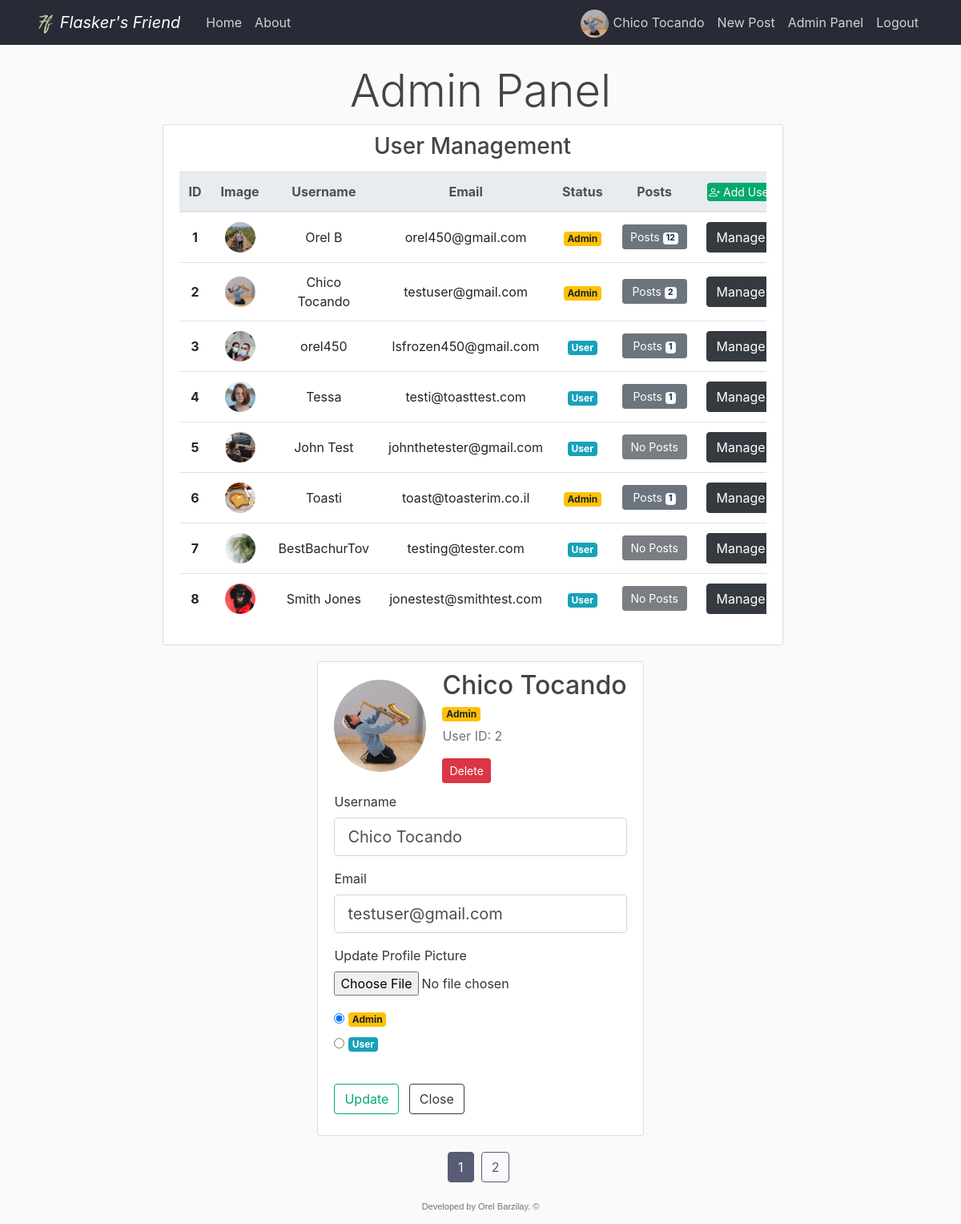
The page /panel/manage_user/2 (signed in) on the database its author committed.
### flaskblog/models.py (models this page shows, shortened)
class User(db.Model, UserMixin):
    id = db.Column(db.Integer, primary_key=True)
    username = db.Column(db.String(20), unique=True, nullable=False)
    email = db.Column(db.String(120), unique=True, nullable=False)
    image_file = db.Column(db.String(20), nullable=False, default='default.jpg')
    password = db.Column(db.String(60), nullable=False)
    admin = db.Column(db.Integer, nullable=False, default=0)  # Self Added
    posts = db.relationship('Post', backref='author', lazy=True)  # Here we refer the post class
    liked = db.relationship('PostLike', foreign_keys='PostLike.user_id', backref='user', lazy='dynamic')
    disliked = db.relationship('PostDislike', foreign_keys='PostDislike.user_id', backref='user', lazy='dynamic')
    saved = db.relationship('PostSave', foreign_keys='PostSave.user_id', backref='user', lazy='dynamic')

### flaskblog/admin/routes.py (the view)
@admin.route("/panel/manage_user/<int:user_id>", methods=['GET', 'POST'])
@admin_auth
def manage_user(user_id):
    page = request.args.get('page', 1, type=int)
    user = User.query.get_or_404(user_id)
    form = ManageUserForm(user)
    users = User.query.filter_by(id=User.id).paginate(page=page, per_page=users_per_page)
    if form.validate_on_submit():
        if form.picture.data:
            picture_file = save_user_picture(user, form.picture.data)
            user.image_file = picture_file
        user.username = form.username.data
        user.email = form.email.data.lower()
        if form.admin.data == 'Admin':
            user.admin = True
        elif form.admin.data == 'User' and user != current_user:
            if user.id != 1:
                user.admin = False
            else:
                flash("You cannot change the founder's status!", 'danger')
                return redirect(url_for('admin.admin_panel', page=page))
        else:
            flash('You cannot change your own status!', 'danger')
            return redirect(url_for('admin.admin_panel', page=page))
        db.session.commit()
        flash('This account has been updated!', 'success')
        return redirect(url_for('admin.admin_panel', page=page))
    elif request.method == 'GET':
        form.username.data = user.username
        form.email.data = user.email
        if user.admin:
            form.admin.data = 'Admin'
        else:
            form.admin.data = 'User'
    image_file = url_for('static', filename=f'profile_pics/{user.image_file}')
    return render_template('admin/manage_user.html', title='Admin Panel', user=user, users=users,
                           image_file=image_file, per_page=users_per_page, form=form, Post=Post())

### flaskblog/admin/forms.py (shortened to what this page needs)
class ManageUserForm(FlaskForm):
    username = StringField('Username', validators=[DataRequired(), Length(min=2, max=20)])
    email = StringField('Email', validators=[DataRequired(), Email()])
    picture = FileField('Update Profile Picture', validators=[FileAllowed(['jpg', 'png'])])
    admin = RadioField('Admin', choices=['Admin', 'User'])
    submit = SubmitField('Update')
    def __init__(self, user):  # Passing the user attr from view to form
        super().__init__()
        self.user = user

### flaskblog/admin/utils.py (called while the page is built)
def admin_auth(func):
    @wraps(func)
    @login_required
    def wrapper(*args, **kwargs):
        if current_user.admin:
            return func(*args, **kwargs)
        return abort(403)
    return wrapper

### flaskblog/models.py (called while the page is built)
@login_manager.user_loader
def load_user(user_id):
    return User.query.get(int(user_id))

### flaskblog/templates/admin/manage_user.html (shortened to what this page needs)
{% extends "admin/admin_panel.html" %}
{% block sidebar %}
<div class="content-section">
    <form method="POST" action="" enctype="multipart/form-data">
        <fieldset class="form-group">
          <div class="media">
            <img class="rounded-circle user-manager-account-img text-center" src="{{ image_file }}">
            <div class="media-body">
              <h2 class="account-heading">{{ user.username }}</h2>
              {% if user.admin %}
                <span class="badge badge-warning align-top">Admin</span>
              {% else %}
                <span class="badge badge-info align-top">User</span>
              {% endif %}
              <p class="text-secondary">User ID: {{ user.id }}</p>
              <button type="button" class="btn btn-danger btn-sm" data-toggle="modal" data-target="#deleteModal">Delete</button>
            </div>
          </div>
            <div class="form-group">
                {{ form.username.label(class="form-control-label") }}
                {% if form.username.errors %}
                    {{ form.username(class="form-control form-control-lg is-invalid") }}
                    <div class="invalid-feedback">
                        {% for error in form.username.errors %}
                            <span>{{ error }}</span>
                        {% endfor %}
                    </div>
                {% else %}
                    {{ form.username(class="form-control form-control-lg") }}
                {% endif %}
            </div>
            <div class="form-group">
                {{ form.email.label(class="form-control-label") }}
                {% if form.email.errors %}
                    {{ form.email(class="form-control form-control-lg is-invalid") }}
                    <div class="invalid-feedback">
                        {% for error in form.email.errors %}
                            <span>{{ error }}</span>
                        {% endfor %}
                    </div>
                {% else %}
                    {{ form.email(class="form-control form-control-lg") }}
                {% endif %}
            </div>
            <div class="form-group">
                {{ form.picture.label() }}
                {{ form.picture(class="form-control-file") }}
            </div>
            <div class="form-group">
                {% for choice in form.admin %}
                  {{ choice(class="user-manager-rbtn-align") }}
                  {% if choice.data == 'Admin' %}
                    {{ choice.label(class="badge badge-warning") }}
                  {% elif choice.data == 'User' %}
                    {{ choice.label(class="badge badge-info") }}
                  {% endif %}
                  <br>
                {% endfor %}
            </div>
        </fieldset>
        <div class="form-group">
          {{ form.submit(class="btn btn-outline-emerald") }}
          {% set current_page = request.args.get('page') %}
          <a type="submit" class="btn btn-outline-dark ml-2" href="{{ url_for('admin.admin_panel', page=current_page) }}">Close</a>
        </div>
    </form>
</div>
{% endblock sidebar %}

### flaskblog/templates/admin/admin_panel.html (shortened to what this page needs)
{% extends "layout.html" %}
{% block heading %}
  <h1 class="display-4 text-center">Admin Panel</h1>
{% endblock %}
{% block main_container %}
    <main role="main" class="container col-lg-10">
      <div class="row main-container">
{% endblock %}
{% block sidebox %}
  <div class="col-md-8 table-box">
{% endblock sidebox %}
{% block content %}
<div class="content section">
  <div class="panel panel-default content-section">
    <div class="panel-heading">
        <h3 class="text-center">User Management</h3>
    </div>
    {% set current_page = request.args.get('page') %}
    <div class="table-responsive">
      <table class="table table-hover user-manager-table-mt">
        <thead class="thead-light">
          <tr>
            <th scope="col" class="text-center">ID</th>
            <th scope="col" class="text-center">Image</th>
            <th scope="col" class="text-center">Username</th>
            <th scope="col" class="text-center">Email</th>
            <th scope="col" class="text-center">Status</th>
            <th scope="col" class="text-center">Posts</th>
            <th scope="col" class="text-center">
              <a type="button" class="btn btn-emerald btn-xs" href="{{ url_for('admin.add_user', page=current_page) }}"><i class="bi bi-person-plus"></i> Add User</a>
            </th>
          </tr>
        </thead>
        <tbody>
        {% for user in users.items %}
          <tr>
            <th scope="row" class="text-center align-middle">{{ user.id }}</th>
            <td class="text-center align-middle">
              <img class="rounded-circle table-account-img" src="{{ url_for('static', filename='profile_pics/' + user.image_file) }}">
            </td>
            <td class="text-center align-middle">{{ user.username }}</td>
            <td class="text-center align-middle">{{ user.email }}</td>
            <td class="text-center align-middle">
              {% if user.admin %}
                <span class="badge badge-warning">Admin</span>
              {% else %}
                <span class="badge badge-info">User</span>
              {% endif %}
            </td>
            <td class="text-center align-middle">
              {% set user_post_count = Post.query.filter_by(user_id=user.id).count() %}
              {% if user_post_count == 0 %}
                <button type="button" class="btn btn-dark btn-sm btn-block" disabled>No Posts</button>
              {% else %}
                <a type="button" class="btn btn-secondary btn-sm btn-block align-middle" style="width: 81px;" href="{{ url_for('users.user_posts', username=user.username) }}">
                  Posts <span class="badge badge-light">{{ user_post_count }}</span>
                </a>
              {% endif %}
            <td class="text-center align-middle">
              <a type="button" class="btn btn-dark align-middle" href="{{ url_for('admin.manage_user', page=current_page, user_id=user.id) }}">Manage</a>
            </td>
          </tr>
        {% endfor %}
        </tbody>
      </table>
    </div>
  </div>
</div>
{% endblock content %}
  {% block pagination %}
    {% if users.query.all()|length > per_page %}
      {% for page_num in users.iter_pages(left_edge=1, right_edge=1, left_current=1, right_current=2) %}
        {% if page_num %}
          {% if users.page == page_num %}
            <a class="btn btn-theme mb-4" href="{{ url_for('admin.admin_panel', page=page_num) }}">{{ page_num }}</a>&nbsp
          {% else %}
            <a class="btn btn-outline-theme mb-4" href="{{ url_for('admin.admin_panel', page=page_num) }}">{{ page_num }}</a>&nbsp
          {% endif %}
        {% else %}
          ...
        {% endif %}
      {% endfor %}
    {% endif %}
  {% endblock pagination %}

### flaskblog/templates/layout.html (shortened to what this page needs)
<!DOCTYPE html>
<html lang="en">
<head>
    <link rel="stylesheet" href="https://stackpath.bootstrapcdn.com/bootstrap/4.3.1/css/bootstrap.min.css">
    <link rel="stylesheet" type="text/css" href="{{ url_for('static', filename='main.css') }}">
    <link rel="stylesheet" href="https://cdn.jsdelivr.net/npm/bootstrap-icons@1.5.0/font/bootstrap-icons.css">
</head>
<body>
  <div class="content">
    <header class="site-header">
      <nav class="navbar navbar-expand-md navbar-dark bg-steel fixed-top">
        <div class="container">
          <a class="navbar-brand mr-4 font-italic" href="/">
            <img src="{{ url_for('static', filename='logo_24x24.png') }}" style="height: 24px;">
            Flasker's Friend
          </a>
          <div class="collapse navbar-collapse" id="navbarToggle">
            <div class="navbar-nav mr-auto">
              <a class="nav-item nav-link" href="{{ url_for('main.home') }}">Home</a>
              <a class="nav-item nav-link" href="{{ url_for('main.about') }}">About</a>
            </div>
            <div class="navbar-nav">
              {% if current_user.is_authenticated and current_user.admin == 1 %}
                <a class="nav-item nav-link" style="padding-bottom: 0; padding-top: 4px;" href="{{ url_for('users.account') }}">
                  <img class="rounded-circle navbar-account-img my-auto" src="{{ url_for('static', filename='profile_pics/' + current_user.image_file) }}">
                  {{ current_user.username }}
                </a>
                <a class="nav-item nav-link" href="{{ url_for('posts.new_post') }}">New Post</a>
                <a class="nav-item nav-link" href="{{ url_for('admin.admin_panel') }}">Admin Panel</a>
                <a class="nav-item nav-link" href="{{ url_for('users.logout') }}">Logout</a>
              {% else %}
                <a class="nav-item nav-link" href="{{ url_for('users.login') }}">Login</a>
                <a class="nav-item nav-link" href="{{ url_for('users.register') }}">Register</a>
              {% endif %}
            </div>
          </div>
        </div>
      </nav>
    </header>
    {% block heading %}{% endblock %}
    {% block main_container %}{% endblock main_container %}
        {% block sidebox %}{% endblock sidebox %}
          {% block content %}{% endblock content %}
        </div>
        {% block sidebar %}{% endblock sidebar %}
      <div class="container" style="">
          <div class="pagination-container">
            {% block pagination %}{% endblock pagination%}
          </div>
      </div>
    </main>
  </div>
    <footer class="footer">
      <p class="site-footer text-muted text-center">Developed by Orel Barzilay. &copy;</p>
    </footer>
</body>
</html>

### flaskblog/static/main.css (style rules this page uses)
html, body { height: 95.8%; }
.content { flex: 1 0 auto; }
body { background: #fafafa; color: #333333; margin-top: 5rem; display: flex; flex-direction: column; }
h1, h2, h3, h4, h5, h6 { color: #444444; }
.bg-steel { background-color: #282a35; }
.site-header .navbar-nav .nav-link { color: #cbd5db; }
.content-section { background: #ffffff; padding: 10px 20px; border: 1px solid #dddddd; border-radius: 3px; margin-bottom: 20px; }
.table-account-img { object-fit: cover; height: 38px; width: 38px; }
.user-manager-account-img { object-fit: cover; height: 115px; width: 115px; margin-right: 20px; margin-bottom: 25px; margin-top: 12px; }
.navbar-account-img { object-fit: cover; margin-right: 1px; height: 35px; width: 35px; }
.table-box { max-width: 775px; margin-inline-end: 20px; padding: 0; }
.user-manager-table-mt { margin-top: 6px; }
.user-manager-rbtn-align { vertical-align: -1px; }
.btn-xs { width: 83.5px; padding: 0rem 0rem; font-size: .875rem; line-height: 1.5; border-radius: .2rem; vertical-align: baseline; }
.main-container { justify-content: center; }
.btn-theme { color: #fff; background-color: #585c74; border-color: #585c74; }
.btn-outline-theme { color: #585c74; border-color: #585c74; }
.btn-emerald { color: #fff; background-color: #04AA6D; border-color: #04AA6D; }
.btn-outline-emerald { color: #04AA6D; border-color: #04AA6D; }
.pagination-container { width: fit-content; margin: 0 auto; }
.footer { flex-shrink: 0; }
.site-footer { font: normal 11px arial,Calibri,Verdana,Geneva,sans-serif; }

### rows shown on the page
User: image_file (picture), username "Chico Tocando", id "2", email "testuser@gmail.com", admin "Admin"
User: id "1", image_file (picture), username "Orel B", email "orel450@gmail.com", admin "Admin", user_post_count "12"
User: id "3", image_file (picture), username "orel450", email "lsfrozen450@gmail.com", admin "User", user_post_count "1"
User: id "4", image_file (picture), username "Tessa", email "testi@toasttest.com", admin "User", user_post_count "1"
User: id "5", image_file (picture), username "John Test", email "johnthetester@gmail.com", admin "User", shows "No Posts"
User: id "6", image_file (picture), username "Toasti", email "toast@toasterim.co.il", shows "Admin", admin "1"
User: id "7", image_file (picture), username "BestBachurTov", email "testing@tester.com", admin "User", shows "No Posts"
User: id "8", image_file (picture), username "Smith Jones", email "jonestest@smithtest.com", admin "User", shows "No Posts"

### other values the page prints
{{ choice.label(class="badge badge-warning") }} "Admin"
{{ choice.label(class="badge badge-info") }} "User"
{{ page_num }} "1"
{{ page_num }} "2"
